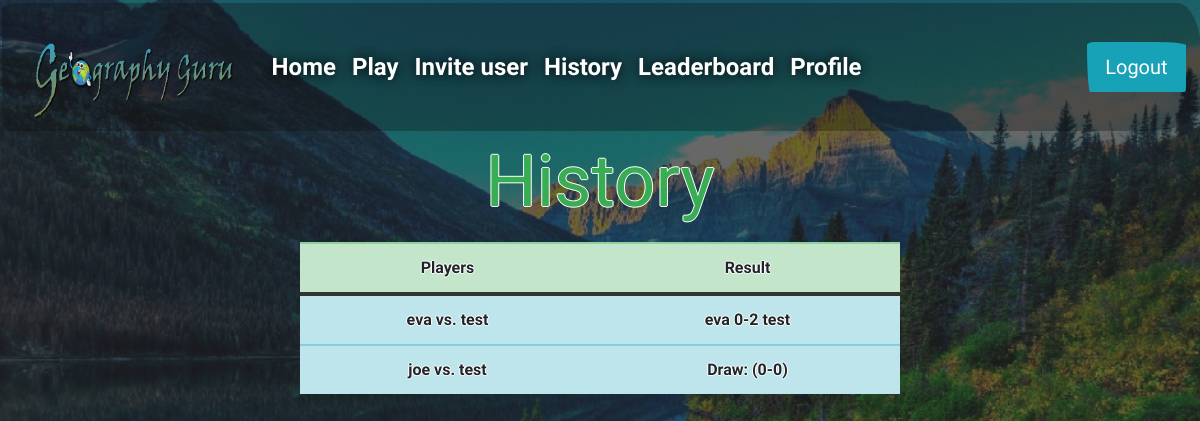
Screenshot of /history (signed in) with the database file from the repository.
### tables this page shows
CREATE TABLE 'games' ('game_id' integer PRIMARY KEY AUTOINCREMENT NOT NULL, 'player1_id' integer NOT NULL, 'player2_id' integer NOT NULL, 'questions' text NOT NULL, 'score' INTEGER NOT NULL DEFAULT 999, 'player1_name' text, 'player2_name' text, 'status' text NOT NULL DEFAULT 'starting');

### application.py (the view)
@app.route("/history", methods=["GET"])
@login_required
def history():
    session["score"] = 0
    session["finished"] = 0
    history = user_history(session.get("user_id"))
    for game in range(len(history)):
        matchup = find_matchup(history[game]["game_id"])
        history[game]["matchup"] = matchup[0]["player1_name"] + " vs. " + matchup[0]["player2_name"]
    return render_template("history.html", history=history)

### helpers.py (called while the page is built)
def login_required(f):
    @wraps(f)
    def decorated_function(*args, **kwargs):
        if session.get("user_id") is None:
            return redirect("/login")
        return f(*args, **kwargs)
    return decorated_function

def user_history(user_id):
    return db.execute("SELECT game_id, status FROM games WHERE (status != 'active' AND status != 'starting') AND (player1_id = :user_id OR player2_id = :user_id) ORDER BY game_id DESC LIMIT 10", user_id=session.get("user_id"))

def find_matchup(game_id):
    return db.execute("SELECT player1_name, player2_name FROM games WHERE game_id = :game_id", game_id=game_id)

### templates/history.html (shortened to what this page needs)
{% extends "layout.html" %}
{% block main %}
<b><label for="exampleTextarea"><h1 class="display-3">History</h1></label></b>
    <table class="table">
      <thead>
        <tr class="table-success">
          <th scope="col">Players</th>
          <th scope="col">Result</th>
        </tr>
      </thead>
      {% if history %}
          {% for game in history %}
            <tr class="table-info">
                <td>{{ game.matchup }}</td>
                <td>{{ game.status }}</td>
            </tr>
          {% endfor %}
        {% else %}
        <tr class="table-info">
          <td colspan="4">No previous games :(</td>
        </tr>
        {% endif %}
{% endblock %}

### static/styles.css (style rules this page uses)
body { background-image: url("background3.png"); background-repeat: no-repeat; background-attachment: fixed; background-position: center; text-align: center; color: black; font-weight: 600; text-shadow: -1px 0 white, 0 1px white, 1px 0 white, 0 -1px white; height: 100%; background-size: cover; }
h1 { color: #38ad53; }
html, body { margin: 0; height: 100vh; overflow: hidden }
.display-3 { font-size: 4.5rem; font-weight: 300; line-height: 1.2; color: #38ad53; }
.table { border-radius: 5px; width: 50%; margin: 0px auto; float: none; }
table { text-align: center; }
table th { background-color: #aaaaaa87; }
table td { background-color: #ffffff87; }
* { box-sizing: border-box; }
main td { text-align: center; }

### rows the page displays
games: matchup "eva vs. test", status "eva 0-2 test"
games: matchup "joe vs. test", status "Draw: (0-0)"
